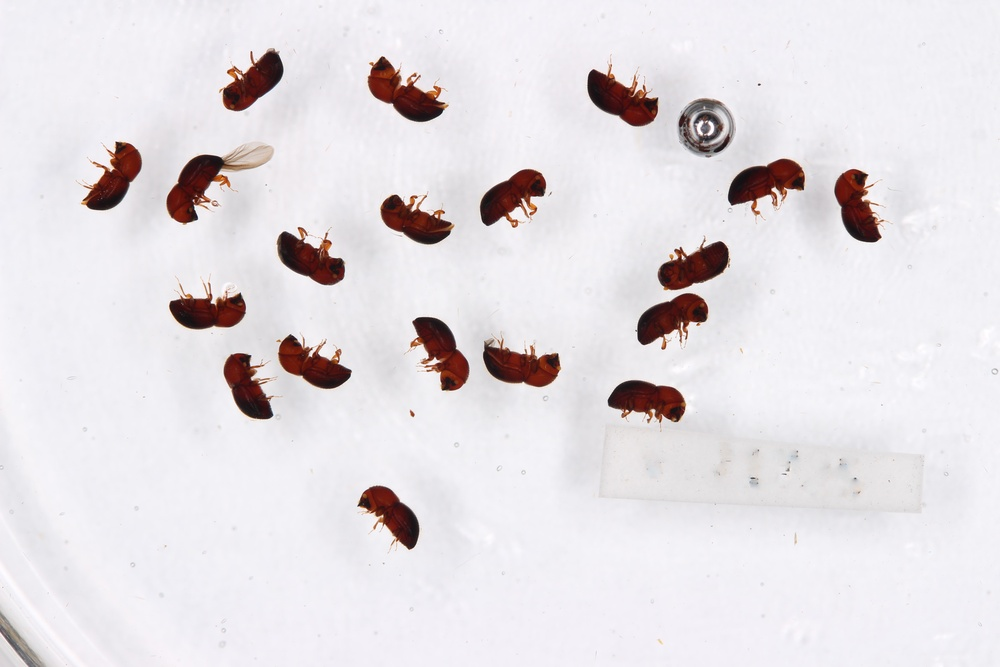
#> input picture Segmentation/IMG_0269_clean.jpg, 1000 x 667 px, shrunk from 5184 x 3456 before the run, found by its file name
$ jupyter execute --allow-errors Segmentation-Copy2.ipynb
#> lines starting #> are read from the running program, lines starting #| are printed output that depends on the picture; after the words box and inside, x2 and y2 are one past the last pixel; in counts of white or black regions, pixels touching at a corner belong together
# Segment images

[cell 1]
import os
from math import ceil
import matplotlib.pyplot as plt
import numpy as np
import pandas as pd
import seaborn as sns

from skimage import io
from skimage.filters import threshold_otsu
from skimage.color import rgb2gray
from skimage.segmentation import clear_border
from skimage.measure import label, regionprops_table
from sklearn.cluster import KMeans
from scipy.stats import spearmanr

[cell 2]
# Write function
# inputs = Pramaeters and directory of images
# wether to estimate size or not
# true size of bearing as parameter
# visualization is separate only in notebook
# save to disk or not

[cell 3]
wd = os.getcwd()
image_name = "IMG_0269_clean.JPG" #IMG_0011.JPG
image = io.imread(wd+"/"+image_name)
#> image is the input picture: shape (667, 1000, 3); mean R, G, B 227.4, 222.6, 226.4
image_gray = rgb2gray(image) # gray image
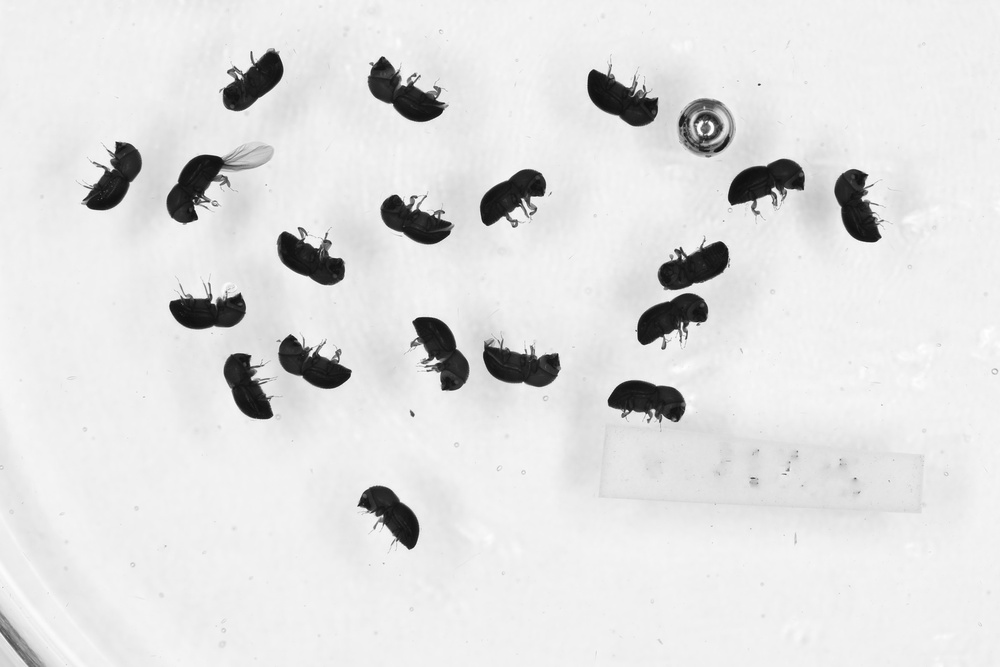
#> image_gray: shape (667, 1000) float64; min 0.0571, max 1, mean 0.878

# binarize image ot be black and white
global_thresh = threshold_otsu(image_gray)
#> global_thresh = 0.549
binary_global = image_gray > global_thresh
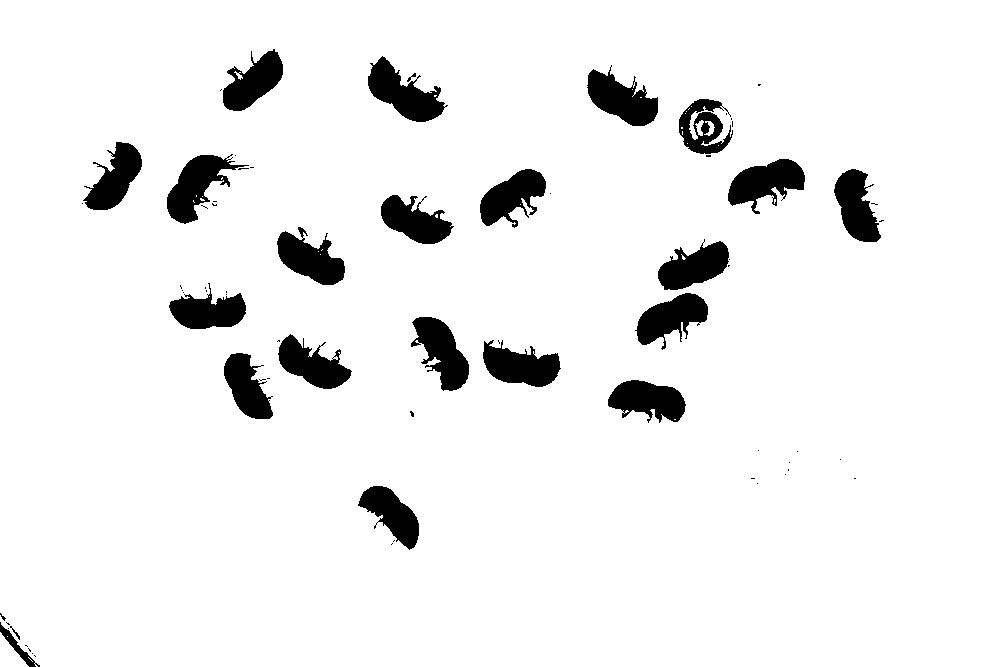
#> binary_global: shape (667, 1000) bool; 93.4% white; 71 black regions (48 under 20 px), largest, box (x1, y1, x2, y2) and area: (368, 56, 448, 122) 2472, (167, 154, 249, 224) 2409, (587, 65, 658, 126) 2350
bw = np.invert(binary_global)

# remove artifacts connected to image border
cleared = clear_border(bw)

# label image regions
label_image = label(cleared)
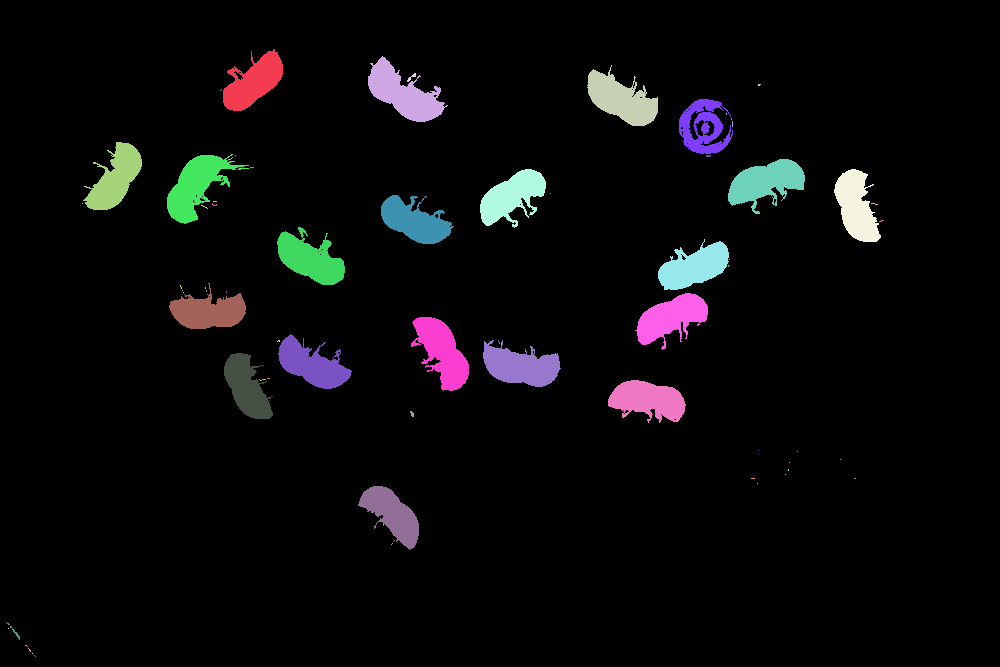
#> label_image: shape (667, 1000) int32; 70 distinct labels, from 0 to 69; one colour per label, 0 black
props = regionprops_table(label_image, properties=('centroid',
                                                   'bbox',
                                                   'orientation',
                                                   'axis_major_length',
                                                   'axis_minor_length',
                                                   'area',
                                                   'area_filled'))
#> props = 11 items

props_df = pd.DataFrame(props)
#> props_df = table of 69 rows and 11 columns

# cluster to only include beetles and not noise
clust_count = 2 # PARAM
X = np.array(props_df[['axis_major_length', 'axis_minor_length']])
#> X = 69 pairs, first value 0 to 92.34, second value 0 to 50.84
kmeans = KMeans(n_clusters=clust_count).fit(X)
props_df['kmeans_label'] = kmeans.labels_

# select only the cluster with largest organisms
max_label = int(props_df.kmeans_label[props_df['area'] == props_df['area'].max()])
#> max_label = 1
select_df = props_df[props_df['kmeans_label']==max_label]
#> select_df = table of 20 rows and 12 columns

# create a buffer around image borders
buffer_size = 50 # PARAM
coord_df = select_df.loc[:,['bbox-0','bbox-1','bbox-2','bbox-3']].copy()
#> coord_df = table of 20 rows and 4 columns
coord_df = coord_df.reset_index()
#> coord_df = table of 20 rows and 5 columns
coord_df.loc[:,['bbox-0','bbox-1']] = coord_df-buffer_size
coord_df.loc[:,['bbox-2','bbox-3']] = coord_df+buffer_size

# crop images and add to a list
img_lst = []
bw_img_lst = []
for i in range(len(coord_df)):
    # color image
    coord_i = coord_df.iloc[i]
    crop_img = image[coord_i['bbox-0']:coord_i['bbox-2'], coord_i['bbox-1']:coord_i['bbox-3']]
    img_lst.append(crop_img)
    # bw image
    crop_bw_img = bw[coord_i['bbox-0']:coord_i['bbox-2'], coord_i['bbox-1']:coord_i['bbox-3']]
    bw_img_lst.append(crop_bw_img)
#> this loop made 20 passes
#> pass 2, `crop_img = image[coord_i['bbox-0']:coord_i['bbox-2'], coord_i['bbox-1'..`:
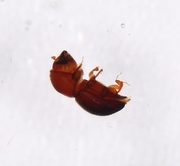
#> crop_img: shape (166, 180, 3); mean R, G, B 225.8, 218.8, 222.4
#> pass 2, `crop_bw_img = bw[coord_i['bbox-0']:coord_i['bbox-2'], coord_i['bbox-1'..`:
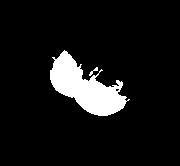
#> crop_bw_img: shape (166, 180) bool; 8.4% white; 2 white regions, box (x1, y1, x2, y2) and area: (50, 50, 130, 116) 2472, (89, 67, 98, 76) 27
#> pass 3, `crop_img = image[coord_i['bbox-0']:coord_i['bbox-2'], coord_i['bbox-1'..`:
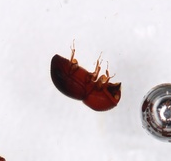
#> crop_img: shape (161, 171, 3); mean R, G, B 216.8, 209.9, 213.7
#> pass 3, `crop_bw_img = bw[coord_i['bbox-0']:coord_i['bbox-2'], coord_i['bbox-1'..`:
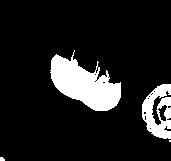
#> crop_bw_img: shape (161, 171) bool; 12.2% white; 4 white regions (2 under 20 px), largest, box (x1, y1, x2, y2) and area: (50, 50, 121, 111) 2350, (142, 84, 171, 139) 1001
#> after the loop, bw_img_lst = 20 items; img_lst = 20 items

[cell 4]
# save images and metadata to disk
dir_lst = wd.split("\\")
subset_name = dir_lst[-1]
#> (the rest of this cell did not finish here and is left out)

## Visualize data

[cell 5]
# plot boxes that will be used to extract
import matplotlib.patches as mpatches
fig, ax = plt.subplots(figsize=(10, 6))
ax.imshow(image)

for i in range(len(coord_df)):
    data_i = coord_df.iloc[i]
    minr = data_i['bbox-0']
    minc = data_i['bbox-1']
    maxr = data_i['bbox-2']
    maxc =data_i['bbox-3']

    rect = mpatches.Rectangle((minc, minr), maxc - minc, maxr - minr,
                              fill=False, edgecolor='red', linewidth=2)
    ax.add_patch(rect)
#> this loop made 20 passes
#> (minr, minc, maxr, maxc) on passes 1 to 12: (-1, 173, 161, 333), (6, 318, 172, 498), (15, 537, 176, 708), (49, 629, 204, 783), (92, 33, 260, 192), (104, 117, 274, 299), (109, 678, 264, 855), (119, 430, 278, 596), (119, 784, 292, 931), (145, 331, 294, 504), (177, 227, 335, 395), (189, 608, 340, 779)

ax.set_axis_off()
plt.tight_layout()
plt.show()
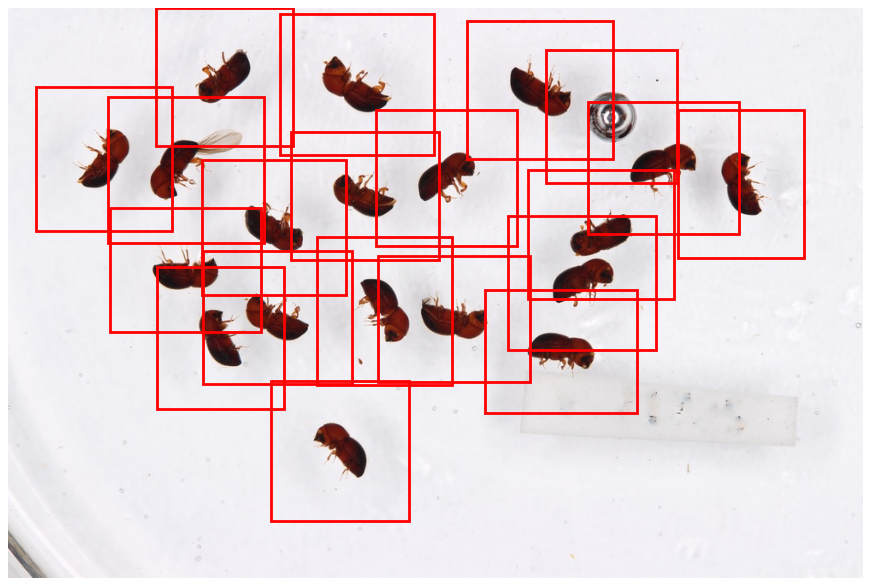
#> figure drawn by matplotlib, 1 panel

[cell 6]
plt.figure()
#subplot(r,c) provide the no. of rows and columns
f, ax = plt.subplots(len(img_lst),1)
#> (the rest of this cell did not finish here and is left out)

# Classify circle and calcualte relative size of beetles
(This is based on the segmentation part of this script [both need to go into the same class])

[cell 7]
# SIZE ESTIMATE
# classify circle image
# give relative surface area based on circle classified image

[cell 8]
# turn list of images into array
img_ar = np.copy(np.array(img_lst, dtype='object'))

# plot pixel distribution values for all iamges in a class
fig_rows = 4
fig_cols = ceil(len(img_lst)/fig_rows)
#> fig_cols = 5

# define plot layout
fig, axes = plt.subplots(fig_rows, fig_cols, figsize=(30, 10), sharey=True)
fig.tight_layout()
fig.suptitle('RGB distribution per image')

# initialize lists to store data in
r_ar_lst = []
g_ar_lst = []
b_ar_lst = []
all_ar_lst = []
l=0
for i in range(0,fig_rows):
    for j in range(0,fig_cols):
        if l < len(img_lst):
            # calcualte mean pixel arrays
            img_var = img_ar[l]
            r_ar = img_var[:,:,0].flatten()
            g_ar = img_var[:,:,1].flatten()
            b_ar = img_var[:,:,2].flatten()
            all_ar = img_var.flatten()

            # collect data in lists
            r_ar_lst.append(r_ar)
            g_ar_lst.append(g_ar)
            b_ar_lst.append(b_ar)
            all_ar_lst.append(all_ar)

            # plot data
            fig = sns.kdeplot(ax=axes[i][j], data=r_ar, color='lightcoral', fill=True, alpha=.5, linewidth=0)
            fig = sns.kdeplot(ax=axes[i][j], data=g_ar, color='limegreen', fill=True, alpha=.5, linewidth=0)
            fig = sns.kdeplot(ax=axes[i][j], data=b_ar, color='deepskyblue', fill=True, alpha=.5, linewidth=0)
            fig = sns.kdeplot(ax=axes[i][j], data=all_ar, color='black', fill=False, alpha=.5, linewidth=1, linestyle='--')
            fig = axes[i][j].set_title('Image number: '+str(l+1))
            l += 1
        else:
            print("All images printed ("+str(l)+")")
#> after the loop, all_ar_lst = 20 items; b_ar_lst = 20 items; g_ar_lst = 20 items; l = 20; r_ar_lst = 20 items
fig.figure.savefig("Image_RGB_density_distribution.png")
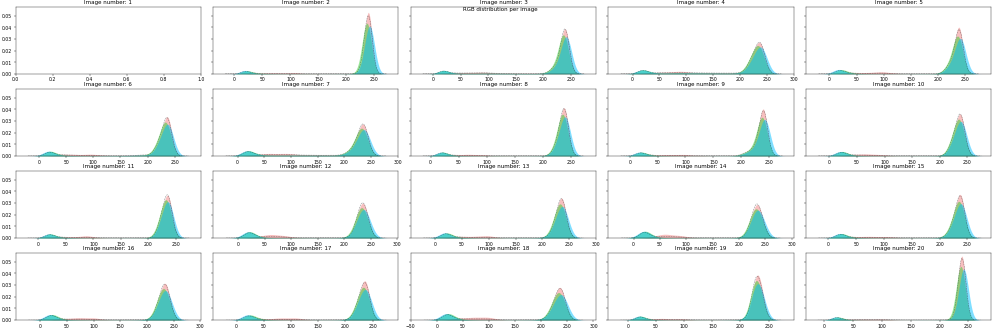
#> figure drawn by matplotlib, 19 panels; panel 5: curve peaks at x = 235, y = 0.033; panel 10: curve peaks at x = 234.4, y = 0.0371; panel 15: curve peaks at x = 233.5, y = 0.0309
plt.show()

[cell 9]
col_lst = all_ar_lst
#> col_lst = 20 items
temp_dist_ar = np.zeros(shape=(255, len(col_lst)))
#> temp_dist_ar: shape (255, 20) float64; every value is 0
# get frequency of values at each rgb value
for i in range(len(col_lst)):
    unique, counts = np.unique(col_lst[i], return_counts=True)
    temp_dict = dict(zip(unique, counts))
    for j in temp_dict.keys():
        temp_dist_ar[j-1][i] = temp_dict[j]
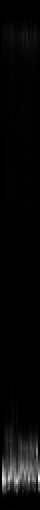
#> temp_dist_ar: shape (255, 20) float64 (shown 2 times larger); min 0, max 8318, mean 298; drawn with min black and max white

[cell 10]
# Spearman correlation
corr_ar = np.array(spearmanr(temp_dist_ar, axis=0))
#> corr_ar = [nan, nan]
#> (the rest of this cell did not finish here and is left out)

$ run again, with Segmentation/Beetle_classifier_Segmentation_0.jpg copied over Segmentation/IMG_0269_clean.jpg
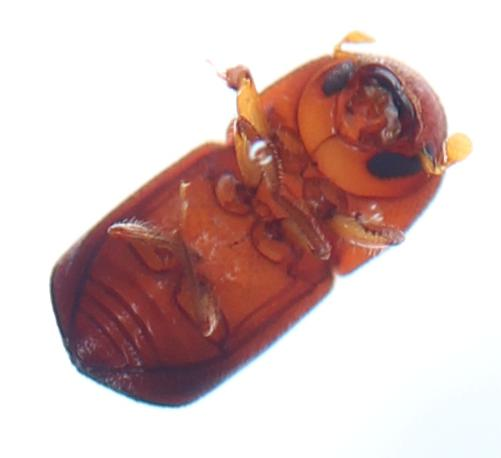
#> input picture Segmentation/Beetle_classifier_Segmentation_0.jpg, 501 x 458 px, found by its file name
#> image is the input picture: shape (458, 501, 3); mean R, G, B 213.2, 189.8, 187.9
#> global_thresh = 0.659
#> binary_global: shape (458, 501) bool; 65.4% white; 9 black regions (8 under 20 px), largest, box (x1, y1, x2, y2) and area: (50, 50, 451, 408) 79267
#> `label_image = label(cleared)`:
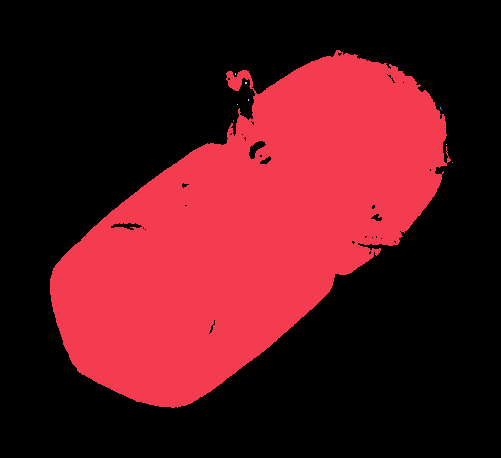
#> label_image: shape (458, 501) int32; 10 distinct labels, from 0 to 9; one colour per label, 0 black
#> props = 11 items
#> props_df = table of 9 rows and 11 columns
#> X = [[473.1, 219.4], [2, 0], [2, 2], [2, 0], [0, 0], [3.68, 0.837], [2, 0], [0, 0], [0, 0]]
#> max_label = 1
#> select_df = table of 1 rows and 12 columns
#> `coord_df = select_df.loc[:,['bbox-0','bbox-1','bbox-2','bbox-3']].copy()`: coord_df = table of 1 rows and 4 columns
#> `coord_df = coord_df.reset_index()`: coord_df = table of 1 rows and 5 columns
#> the loop `for i in range(len(coord_df)):` made 1 pass
#> after the loop `for i in range(len(coord_df)):`: bw_img_lst = 1 item
#> the loop `for i in range(len(coord_df)):` made 1 pass
#> (minr, minc, maxr, maxc) on pass 1: (0, 0, 458, 501)
#> `plt.show()`:
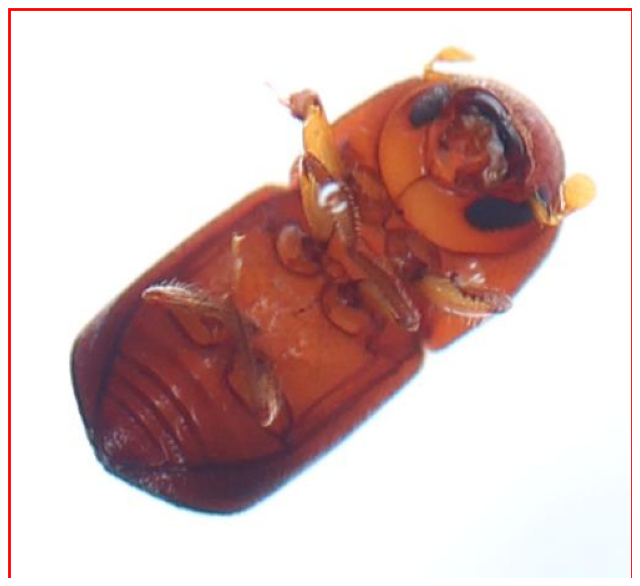
#> figure drawn by matplotlib, 1 panel
#> fig_cols = 1

$ run again, with Segmentation/Beetle_classifier_Segmentation_1.jpg copied over Segmentation/IMG_0269_clean.jpg
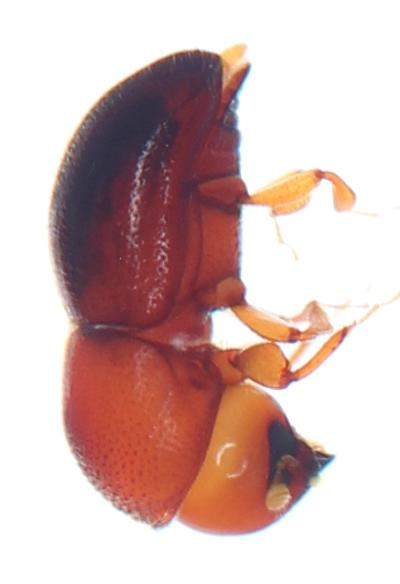
#> input picture Segmentation/Beetle_classifier_Segmentation_1.jpg, 400 x 584 px, found by its file name
#> image is the input picture: shape (584, 400, 3); mean R, G, B 211.6, 184.9, 181.9
#> global_thresh = 0.664
#> binary_global: shape (584, 400) bool; 62.8% white; 13 black regions (10 under 20 px), largest, box (x1, y1, x2, y2) and area: (50, 50, 349, 534) 86694, (314, 170, 327, 183) 102, (311, 302, 319, 315) 57
#> label_image: shape (584, 400) int32; 14 distinct labels, from 0 to 13
#> props = 11 items
#> props_df = table of 13 rows and 11 columns
#> X = 13 rows, first 8: [524.3, 235.5], [13.66, 11.07], [2, 0], [10.4, 2.67], [0, 0], [7.66, 1.17], [4.38, 2.09], [12.46, 6.58]
#> max_label = 1
#> select_df = table of 1 rows and 12 columns
#> `coord_df = select_df.loc[:,['bbox-0','bbox-1','bbox-2','bbox-3']].copy()`: coord_df = table of 1 rows and 4 columns
#> `coord_df = coord_df.reset_index()`: coord_df = table of 1 rows and 5 columns
#> the loop `for i in range(len(coord_df)):` made 1 pass
#> after the loop `for i in range(len(coord_df)):`: bw_img_lst = 1 item
#> the loop `for i in range(len(coord_df)):` made 1 pass
#> (minr, minc, maxr, maxc) on pass 1: (0, 0, 584, 399)
#> `plt.show()`:
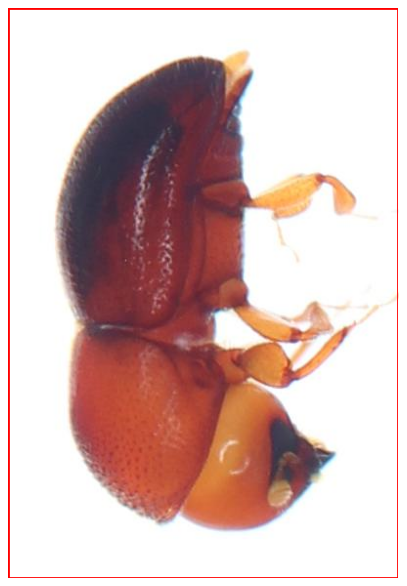
#> figure drawn by matplotlib, 1 panel
#> fig_cols = 1
